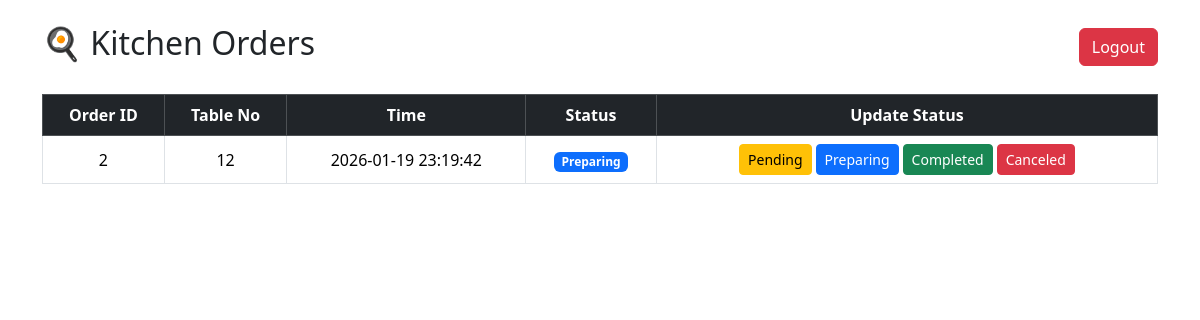
The page /eatbites/kitchen.php (signed in) on the database its author committed.
### tables this page shows
CREATE TABLE `orders` (
  `id` int(11) NOT NULL,
  `customer_name` varchar(100) DEFAULT NULL,
  `phone` varchar(20) DEFAULT NULL,
  `table_no` varchar(10) DEFAULT NULL,
  `total_price` decimal(8,2) DEFAULT NULL,
  `order_status` enum('pending','preparing','completed','canceled') DEFAULT 'pending',
  `order_time` datetime DEFAULT current_timestamp()
);

### eatbites/kitchen.php (the view, shortened to what this page needs)
<?php
$con = mysqli_connect("localhost", "root", "", "eatbites")
    or die(mysqli_connect_error());
$result = mysqli_query($con,
    "SELECT * FROM orders ORDER BY order_time DESC"
) or die(mysqli_error($con));
?>
<!DOCTYPE html>
<html>
<head>
    <link href="https://cdn.jsdelivr.net/npm/bootstrap@5.3.8/dist/css/bootstrap.min.css" rel="stylesheet">
</head>
<body>
<div class="container mt-4">
    <div class="d-flex justify-content-between align-items-center mb-4">
        <h2>🍳 Kitchen Orders</h2>
        <a href="logout.php" class="btn btn-danger">Logout</a>
    </div>
    <table class="table table-bordered text-center align-middle">
        <thead class="table-dark">
            <tr>
                <th>Order ID</th>
                <th>Table No</th>
                <th>Time</th>
                <th>Status</th>
                <th>Update Status</th>
            </tr>
        </thead>
        <tbody>
        <?php while ($order = mysqli_fetch_assoc($result)) { ?>
            <tr>
                <td><?php echo $order['id']; ?></td>
                <td><?php echo $order['table_no']; ?></td>
                <td><?php echo $order['order_time']; ?></td>
                <td>
                    <span class="badge
                        <?php
                        if ($order['order_status'] == 'pending') echo 'bg-warning';
                        elseif ($order['order_status'] == 'preparing') echo 'bg-primary';
                        elseif ($order['order_status'] == 'completed') echo 'bg-success';
                        else echo 'bg-danger';
                        ?>">
                        <?php echo ucfirst($order['order_status']); ?>
                    </span>
                </td>
                <td>
                    <form method="post" class="d-flex gap-1 justify-content-center">
                        <button name="update_status" value="1"
                                class="btn btn-sm btn-warning"
                                formaction=""
                                onclick="this.form.status.value='pending'">
                            Pending
                        </button>
                        <button name="update_status" value="1"
                                class="btn btn-sm btn-primary"
                                onclick="this.form.status.value='preparing'">
                            Preparing
                        </button>
                        <button name="update_status" value="1"
                                class="btn btn-sm btn-success"
                                onclick="this.form.status.value='completed'">
                            Completed
                        </button>
                        <button name="update_status" value="1"
                                class="btn btn-sm btn-danger"
                                onclick="this.form.status.value='canceled'">
                            Canceled
                        </button>
                    </form>
                </td>
            </tr>
        <?php } ?>
        </tbody>
    </table>
</div>
</body>
</html>

### rows shown on the page
orders: id "2", table_no "12", order_time "2026-01-19 23:19:42", order_status "Preparing"
